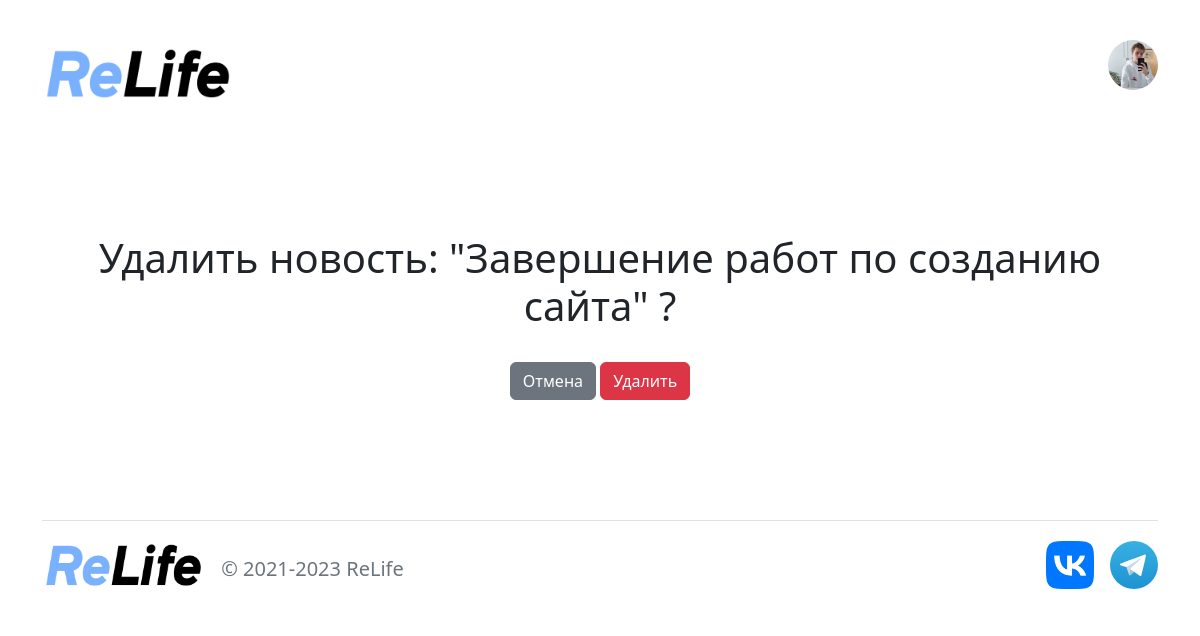
The app's page /news/news_del/done_site (signed in) with its own data.
### users/models.py (models this page shows, shortened)
class User(AbstractUser):
    pass

class Account(models.Model):
    user = models.OneToOneField(User, null=True, blank=True, on_delete=models.CASCADE)
    first_name = models.CharField('Имя', null=True, blank=True, max_length=32)
    last_name = models.CharField('Фамилия', null=True, blank=True, max_length=32)
    birthday = models.DateField('День рождения', null=True, blank=True, )
    gender = models.CharField(
        'Пол пользователя',
        null=True,
        blank=True,
        max_length=7,
        choices=[
            ('Мужской', 'Мужской'),
            ('Женский', 'Женский')
        ]
    )
    phone = models.CharField('Номер моб. телефона', null=True, blank=True, max_length=10)
    role = models.CharField(
        'Роль пользователя',
        null=True,
        blank=True,
        max_length=25,
        choices=[
            ('Пользователь', 'Пользователь'),
            ('Спонсор', 'Спонсор'),
            ('Ангел', 'Ангел'),
            ('Создатель', 'Создатель'),
        ],
        default='Пользователь'
    )
    accept_ua_pp = models.BooleanField('Согласие со всеми правилами', null=True, blank=True, default=True)
    nick_in_credits = models.CharField('Ник для титров', null=True, blank=True, max_length=64)
    web_site = models.CharField('Веб-сайт', null=True, blank=True, max_length=64)
    github = models.CharField('GitHub', null=True, blank=True, max_length=64)
    telegram = models.CharField('Telegram', null=True, blank=True, max_length=64)
    discord = models.CharField('Discord', null=True, blank=True, max_length=64)
    ip_address = models.CharField('Ip', null=True, blank=True, default='ABC', max_length=64)
    img = models.ImageField('Аватар', null=True, blank=True, upload_to=path_and_rename,
                            default='img/avatar/standard_avatar.png')
    class Meta:
        verbose_name = 'Пользователь_доп'
        verbose_name_plural = 'Пользователи_доп'

class Nov(models.Model):
    title = models.CharField('Новость', max_length=255)
    description = models.TextField('Описание')
    description_comp = models.CharField('Краткое описание', max_length=255)
    author = models.CharField('Автор', max_length=255)
    date = models.DateField('Дата публикации', auto_now_add=True)
    img = models.ImageField('Превью', null=True, blank=True, upload_to='img/news/')
    link_news = models.CharField('Ссылка', max_length=255)
    views = models.ManyToManyField(Ip, related_name="post_views", blank=True, default=0)
    class Meta:
        verbose_name = 'Новость'
        verbose_name_plural = 'Новости'

### users/views.py (the view)
# urls.py: path('news/news_del/<str:title_news>', views.del_news, name='news_del'),
def del_news(request, title_news):
    des_news = Nov.objects.get(link_news=title_news)
    if request.method == "POST":
        des_news.delete()
        return redirect('news')
    context = {
        'news': des_news,
    }
    return render(request, 'users/link_news/del_news.html', context)

### templates/users/link_news/del_news.html (shortened to what this page needs)
{% extends 'users/base.html' %}
{% load static %}
{% block logo_for_page %}
<img src="{% static 'users/img/logo_site.jpg' %}" class="rounded bi me-5" alt="logo.svg" width='192' height='65.4'>
{% endblock %}
{% block content %}
<section class="py-5 text-center container">
    <div class="row py-5 lg-2">
        <div class="mx-auto">
            <h1 class="">Удалить новость: "{{ news.title }}" ?</h1><br>
        </div>
        <form method="POST" action="{% url 'news_del' news.link_news %}">
            <a class="btn btn-secondary" href="{% url 'news_edit' news.link_news %}">Отмена</a>
            <input class="btn btn-danger" value="Удалить" type="submit" name="Confirm">
        </form>
    </div>
</section>
{% endblock %}

### templates/users/base.html (shortened to what this page needs)
{% load static %}
<!doctype html>
<html lang="en">
<head>
    <link href="https://cdn.jsdelivr.net/npm/bootstrap@5.2.0/dist/css/bootstrap.min.css" rel="stylesheet">
    <link rel="stylesheet" href="{% static 'users/css/nav_menu.css' %}">
    <link rel="stylesheet" href="{% static 'users/css/base_link.css' %}">
</head>
<body>
    <aside>
        <header class="p-3 mb-3">
            <div class="container">
                <div class="d-flex flex-wrap align-items-center justify-content-between">
                    <a href="{% url 'home' %}" class="d-flex align-items-center mb-2 mb-lg-0 align-self-end">
                        {% block logo_for_page %}{% endblock %}
                    </a>
                    {% if user.is_authenticated %}
                        <div class="dropdown">
                            <a class="pe-0 ps-2" id="navbarDropdownUser" role="button" data-bs-toggle="dropdown"
                               aria-haspopup="true" aria-expanded="false">
                                <div class="avatar avatar-xl">
                                    {% if user.account.img %}
                                        <img class="rounded-circle mb-3" src="/static/users/{{ user.account.img }}" alt=""
                                             width="50" height="50">
                                    {% else %}
                                        <img src="/static/users/img/avatar/standard_avatar.png" alt="avatar - {{ user.username }}"
                                             class="mb-3 bd-placeholder-img rounded-circle" width="50" height="50">
                                    {% endif %}
                                </div>
                            </a>
                        </div>
                    {% endif %}
                </div>
            </div>
        </header>
    </aside>
    <main>
        {% block content %}
        {% endblock %}
    </main>
    <div class="container">
        <footer class="d-flex flex-wrap justify-content-between align-items-center py-3 my-4 border-top">
          <div class="col-md-4 d-flex align-items-center">
                <a href="{% url 'home' %}" class="mb-3 me-3 mb-md-0 text-muted text-decoration-none lh-1">
                    <img src="{% static 'users/img/logo_site.jpg' %}" class="bi" alt="logo.svg" width='163.2' height='55.59'>
                </a>
                <span class="h5 mt-3 text-muted">© 2021-2023 ReLife</span>
          </div>
          <ul class="nav col-md-4 justify-content-end list-unstyled d-flex">
            <li class="ms-3">
                <a class="text-muted" href="https://vk.com/vr1_r1">
                    <img src="{% static 'users/img/logo/VK_Compact_Logo.jpg' %}" class="bi" alt="logo.svg" width='48' height='48'>
                </a>
            </li>
            <li class="ms-3">
                <a class="text-muted" href="https://t.me/+VbuMNx8Dnsg0YWQ6">
                    <img src="{% static 'users/img/logo/Telegram_logo.svg' %}" class="bi" alt="logo.svg" width='48' height='48'>
                </a>
            </li>
          </ul>
        </footer>
      </div>
</body>
</html>

### records on screen
User: account.img (picture)
Nov: title "Завершение работ по созданию сайта"
